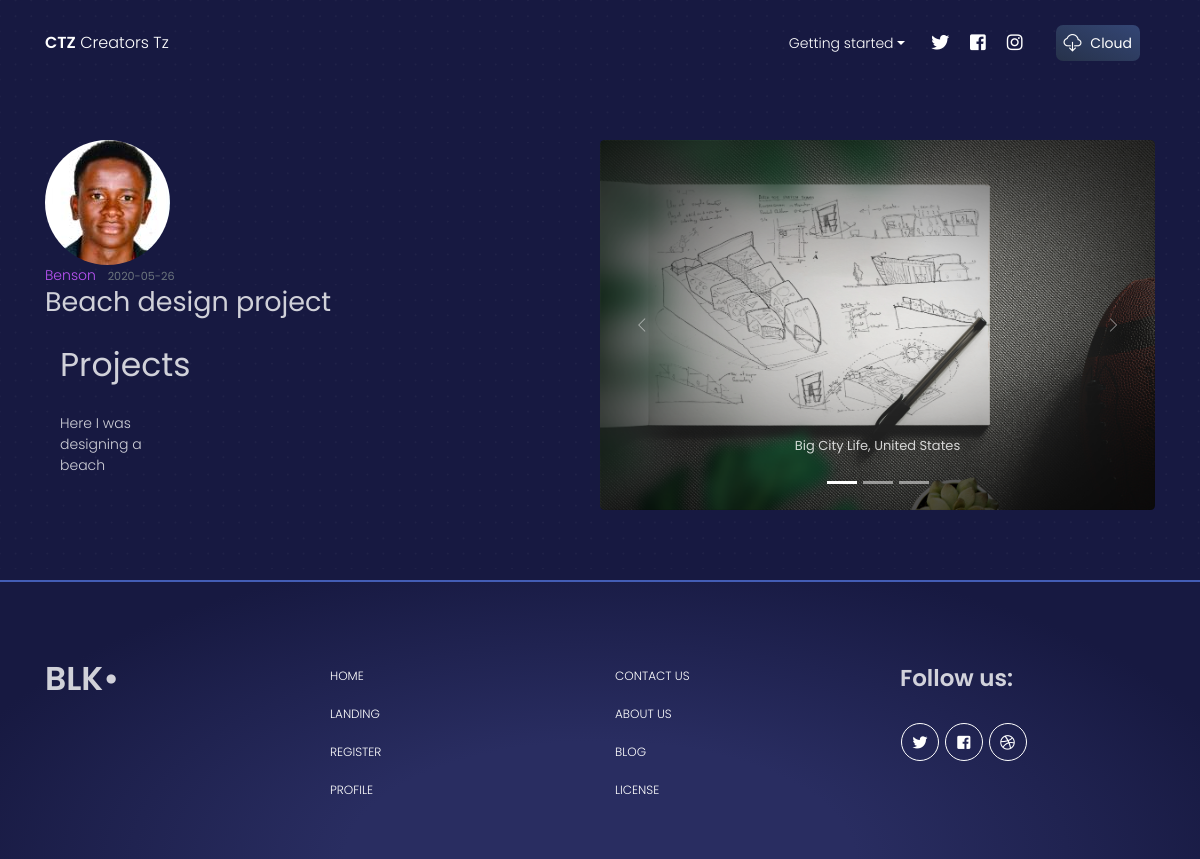
Screenshot of /post/8 with the database file from the repository.
### flaskblog/models.py (models this page shows, shortened)
class User(db.Model, UserMixin):
    id = db.Column(db.Integer, primary_key=True)
    username = db.Column(db.String(20), unique=True, nullable=False)
    email = db.Column(db.String(120), unique=True, nullable=False)
    image_file = db.Column(db.String(20), nullable=False, default='default.jpg')
    password = db.Column(db.String(60), nullable=False)
    posts = db.relationship('Post', backref='author', lazy=True)

class Post(db.Model):
    id = db.Column(db.Integer, primary_key=True)
    title = db.Column(db.String(100), nullable=False)
    date_posted = db.Column(db.DateTime, nullable=False, default=datetime.utcnow)
    content = db.Column(db.Text, nullable=False)
    media = db.Column(db.ARRAY(db.String(20)), nullable=True, default='default.jpg')
    user_id = db.Column(db.Integer, db.ForeignKey('user.id'), nullable=False)

### flaskblog/posts/routes.py (the view)
@posts.route("/post/<int:post_id>")
def post(post_id):
    post = Post.query.get_or_404(post_id)
    return render_template('post.html', title=post.title, post=post)

### flaskblog/templates/post.html (shortened to what this page needs)
{% extends "layout.html" %}
{% block content %}
  <div class="section">
      <div class="container">
        <div class="row justify-content-between">
          <article>
          <img class="rounded-circle article-img" src="{{ url_for('static', filename='profile_pics/' + post.author.image_file) }}">
          <div class="media-body">
            <div class="article-metadata">
              <a class="mr-2" href="{{ url_for('users.user_posts', username=post.author.username) }}">{{ post.author.username }}</a>
              <small class="text-muted">{{ post.date_posted.strftime('%Y-%m-%d') }}</small>
            </div>
            <h2 class="article-title">{{ post.title }}</h2>
          </div>
          <div class="col-md-5">
            <h1 class="profile-title text-left">Projects</h1>
            <p class="profile-description text-left">{{ post.content }}</p>
          </div>
        </article>
          <div class="col-md-6">
            <div class="row justify-content-between align-items-center">
              <div id="carouselExampleIndicators" class="carousel slide" data-ride="carousel">
                <ol class="carousel-indicators">
                  <li data-target="#carouselExampleIndicators" data-slide-to="0" class="active"></li>
                  <li data-target="#carouselExampleIndicators" data-slide-to="1"></li>
                  <li data-target="#carouselExampleIndicators" data-slide-to="2"></li>
                </ol>
                <div class="carousel-inner" role="listbox">
                  <div class="carousel-item active">
                      <img class="d-block" src="{{ url_for('static', filename='media_pics/' + post.media) }}" alt="First slide">
                      <div class="carousel-caption d-none d-md-block">
                        <h5>Big City Life, United States</h5>
                      </div>
                    </div>
                </div>
                <a class="carousel-control-prev" href="#carouselExampleIndicators" role="button" data-slide="prev">
                  <i class="tim-icons icon-minimal-left"></i>
                </a>
                <a class="carousel-control-next" href="#carouselExampleIndicators" role="button" data-slide="next">
                  <i class="tim-icons icon-minimal-right"></i>
                </a>
              </div>
            </div>
          </div>
        </div>
      </div>
    </div>
{% endblock content %}

### rows the page displays
User: image_file (picture), author.username "Benson"
Post: date_posted "2020-05-26", title "Beach design project", content "Here I was designing a beach", media (picture)
